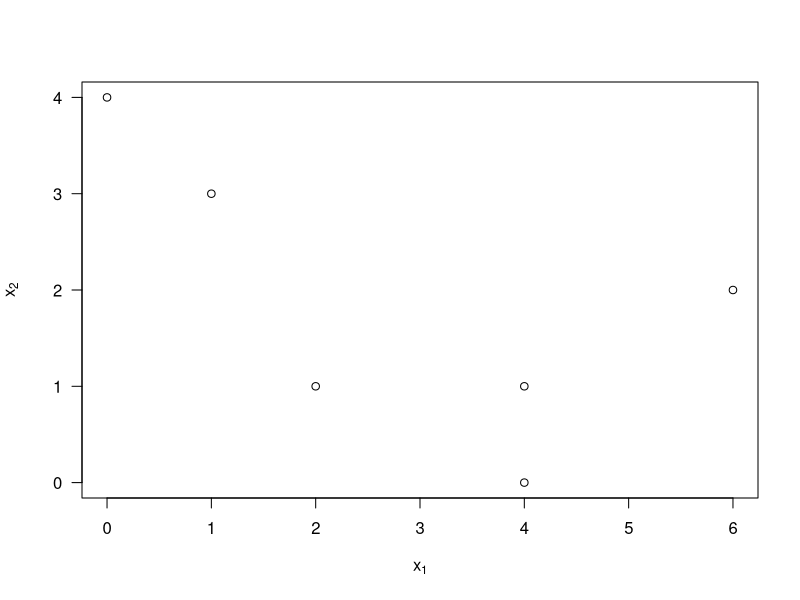
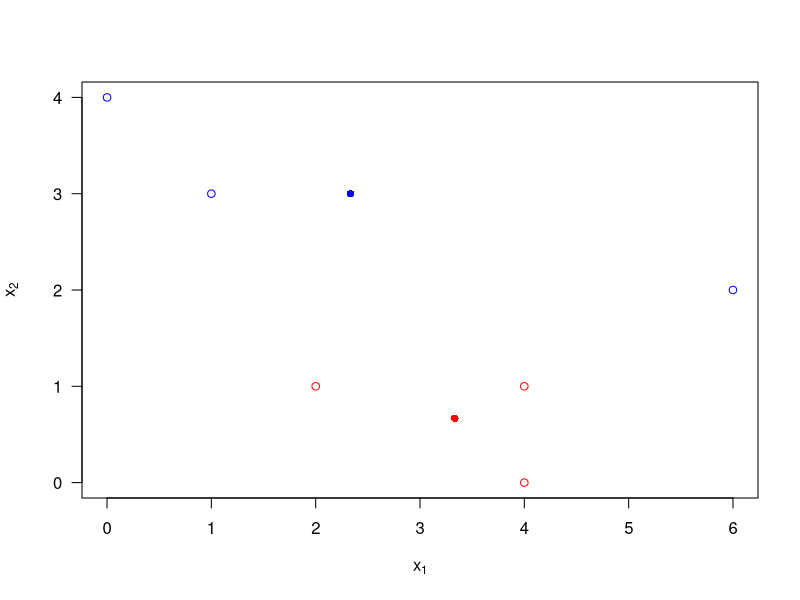

Source code (R) for these figures, in order:
## Question 1

# Using "tidyr" and "dplyr".
install.packages("tidyr")
install.packages("dplyr")
library(tidyr)
library(dplyr)
# 1st iteration
data.1 <- data.frame(x1 = c(4, 1, 0, 2, 6, 4), x2 = c(1, 3, 4, 1, 2, 0), 
                     cluster = c(2, 1, 1, 2, 1, 2))
plot(x = data.1$x1, y = data.1$x2, las = 1, xlab = expression("x"[1]), 
     ylab = expression("x"[2]))
cluster.1 <- data.1 %>%
  group_by(cluster) %>%
  summarize(mean(x1), mean(x2))
plot(x = data.1$x1, y = data.1$x2, las = 1, xlab = expression("x"[1]), 
     ylab = expression("x"[2]), col = ifelse(data.1$cluster == 1, "blue", "red"))
points(x = cluster.1[1, 2], y = cluster.1[1, 3], col = "blue", pch = 16)
points(x = cluster.1[2, 2], y = cluster.1[2, 3], col = "red", pch = 16)
data.1$dis_to_1 <- sqrt((data.1$x1 - as.numeric(cluster.1[1, 2]))^2 + 
                          (data.1$x2 - as.numeric(cluster.1[1, 3]))^2)
data.1$dis_to_2 <- sqrt((data.1$x1 - as.numeric(cluster.1[2, 2]))^2 + 
                          (data.1$x2 - as.numeric(cluster.1[2, 3]))^2)
data.1$cluster <- ifelse(data.1$dis_to_1 < data.1$dis_to_2, 1, 2)
# Following iteration
cluster.1 <- data.1 %>%
  group_by(cluster) %>%
  summarize(mean(x1), mean(x2))
data.1$dis_to_1 <- sqrt((data.1$x1 - as.numeric(cluster.1[1, 2]))^2 + 
                          (data.1$x2 - as.numeric(cluster.1[1, 3]))^2)
data.1$dis_to_2 <- sqrt((data.1$x1 - as.numeric(cluster.1[2, 2]))^2 + 
                          (data.1$x2 - as.numeric(cluster.1[2, 3]))^2)
data.1$cluster <- ifelse(data.1$dis_to_1 < data.1$dis_to_2, 1, 2)
data.1
# cluster.1 includes 2 and 3, and cluster.2 includes 1, 4, 5, and 6.